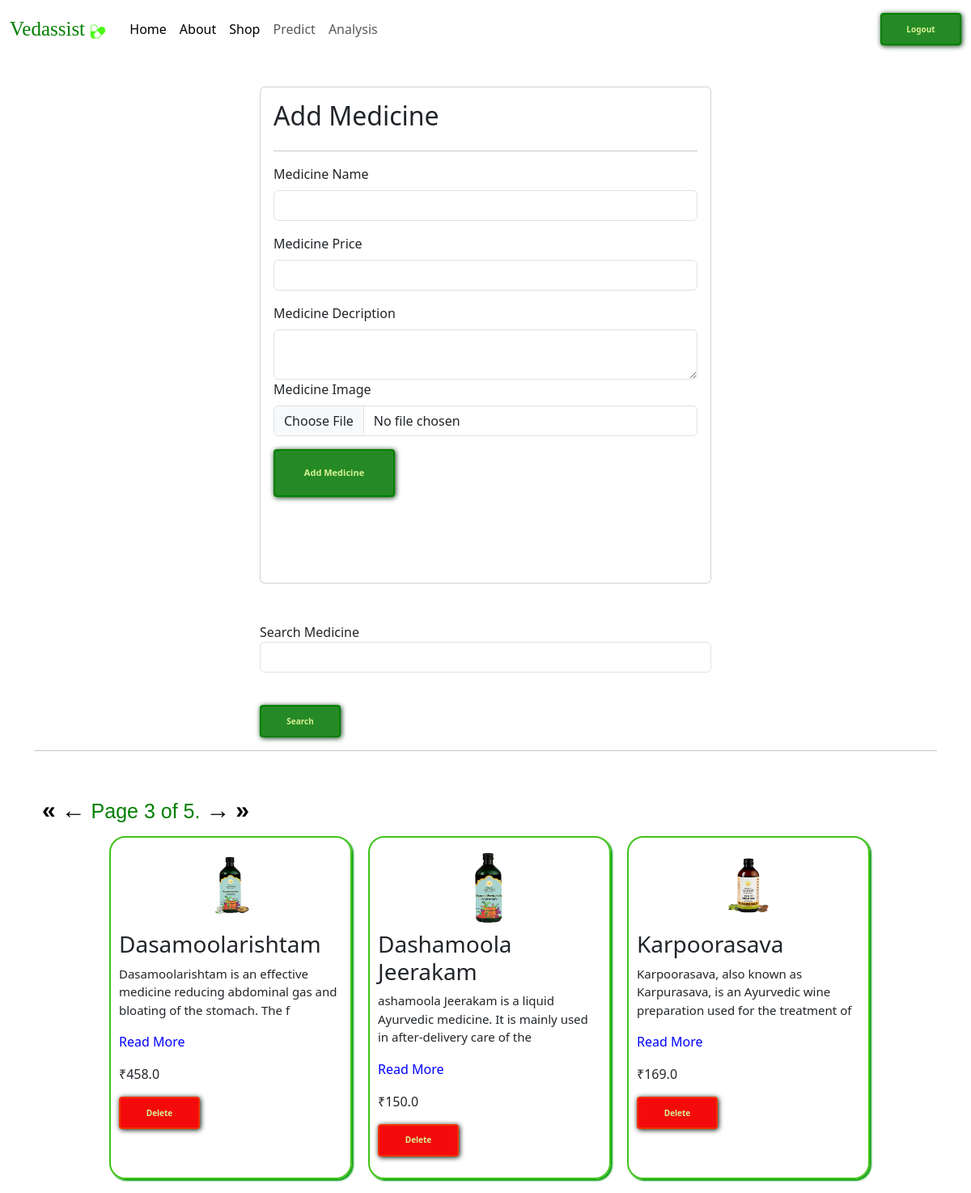
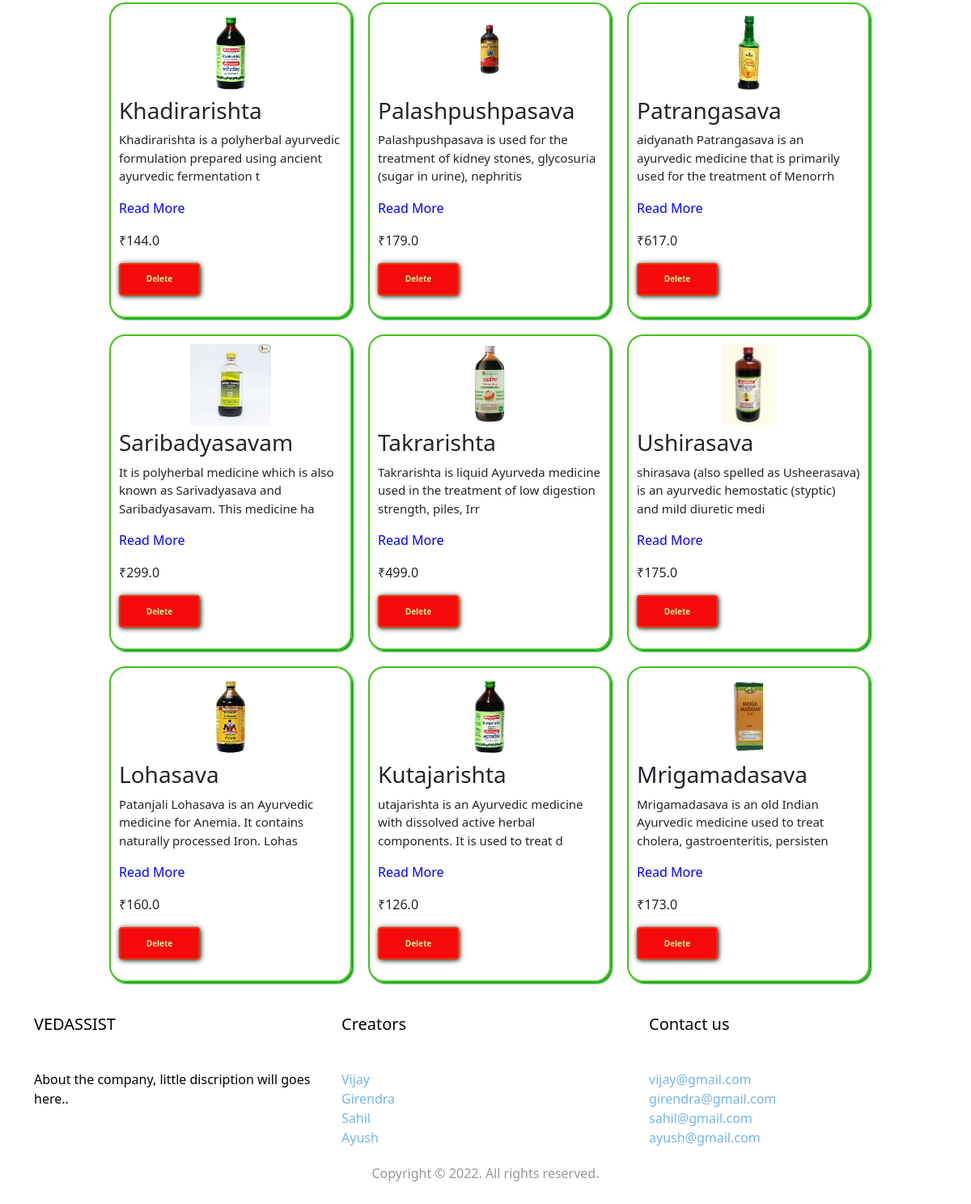
The app's page /medicines/?page=3 (signed in) with its own data (2 pictures, top to bottom).
### vedassist/models.py (models this page shows)
class Medicine(models.Model):
    user =models.ForeignKey(User , on_delete=models.SET_NULL , null=True,blank=True)
    medicine_name = models.CharField(max_length=100)
    medicine_price = models.FloatField(default=10.00)
    medicine_description= models.TextField(default="Default description")
    medicine_image = models.ImageField(upload_to = "medicine")
    medicine_view_count=models.IntegerField(default=1)

### vedassist/views.py (the view, shortened to what this page needs)
# urls.py: path('medicines/' , views.medicines, name="medicines"),
@login_required(login_url='login')
def medicines(request):
    queryset = Medicine.objects.all()
    paginator = Paginator(queryset, 12)
    page_number = request.GET.get("page", 1)
    page_obj = paginator.get_page(page_number)
    context = {'page_obj': page_obj, 'medicines': page_obj}
    return render(request, 'medicines.html', context)

### vedassist/templates/medicines.html (shortened to what this page needs)
{% extends "base.html"%}
{% block start %}
<link rel="stylesheet" href="../static/shop.css">
<h4 class="wel"> Welcome
</h4>
<div class = "container mt-5">
    <form class= "col-6 mx-auto card p-3 shadow.lg" method="POST" enctype="multipart/form-data">
      <h2> Add Medicine </h2>
      <hr>
        <div class="mb-3">
          <label for="exampleInputEmail1" class="form-label">Medicine Name</label>
          <input name="medicine_name"  required type="text" class="form-control">
        </div>
        <div class="mb-3">
          <label for="exampleInputEmail1" class="form-label">Medicine Price</label>
          <input name="medicine_price"  required type="number" class="form-control">
        </div>
        <div class="mb-6">
          <label for="exampleInputPassword1" class="form-label">Medicine Decription</label>
          <textarea class="form-control" name="medicine_description" required> </textarea>
        </div>
        <div class="mb-3">
          <label for="exampleInputPassword1" class="form-label">Medicine Image</label>
          <input name ="medicine_image" required type="file" class="form-control">
        </div>
        <button type="submit" class="btn3" style="font-size: 11px;">Add Medicine</button>
    </form>
    <div class="mt-5">
      <div class="mx-auto col-6">
        <form>
          <div class="mb-3"
            <label for="exampleInputEmail1" class="form-label">Search Medicine</label>
            <input name="search" type="text" class="form-control">
          </div>
          <br>
          <button type="submit" class="btn4">Search</button>
        </form>
    </div>
<hr>
<br>
<div class="pagination">
  <span class="step-links">
    {% if page_obj.has_previous %}
      <a href="?page=1"><button class="pre">&laquo;</button></a>
      <a href="?page={{ page_obj.previous_page_number }}"><button class="pre">←</button></a>
    {% endif %}
    <span class="current">
      Page {{ page_obj.number }} of {{ page_obj.paginator.num_pages }}.
    </span>
    {% if page_obj.has_next %}
      <a href="?page={{ page_obj.next_page_number }}"><button class="pre">→</button></a>
      <a href="?page={{ page_obj.paginator.num_pages }}"><button class="pre">&raquo;</button></a>
    {% endif %}
  </span>
</div>
      <div class="card2">
        {% for medicine in medicines %}
        <div class="card_con2">
          <center><img src ="/media/{{medicine.medicine_image}}" style="height : 100px; margin-bottom: 5px;" ></center>
          <h3>{{medicine.medicine_name}}</h3>
          <p class="text" id="text{{medicine.id}}">{{medicine.medicine_description | slice:"1:100"}}<span class="moretext">{{medicine.medicine_description | slice:"100:"}}</span></p>
          <p class="readmore" id="readmore{{medicine.id}}" onclick="expand({{medicine.id}})">Read More</p>
          <p>
            ₹{{ medicine.medicine_price }}
          </p>
           <p>
            <a href ="/delete-medicine/{{medicine.id}}/"><button class ="btn5">Delete</button></a>
           </p>
        </div>
        {% endfor %}
    </div>
</div>
</div>
{% endblock %}

### vedassist/static/test.css (style rules this page uses)
* { margin: 0; padding: 0; cursor: url(../static/cursor.png),auto; }
.btn3 { padding: 1.1rem 2rem; background: none; border: 2px solid green; font-size: 15px; color: #d7f194; cursor: pointer; position: relative; overflow: hidden; transition: all 0.3s; border-radius: 4px; background-color: rgb(37, 138, 37); font-weight: bolder; box-shadow: 1px 1px 6px #013405; width: 160px; height: 59px; margin-top: 0; margin-bottom: 90px; }
.btn3:before { content: ""; position: absolute; width: 100px; height: 120%; background-color: #b3f50e; top: 50%; transform: skewX(30deg) translate(-150%,-50%); transition: all 0.5s; overflow: hidden; }

### vedassist/static/shop.css (style rules this page uses)
* { margin: 0; padding: 0; cursor: url(../static/cursor.png),auto; }
.card2 { display: flex; justify-content: center; flex-flow: row wrap; gap: 20px; padding-left: 10px; padding-bottom: 20px; }
.card_con2 { width: 300px; height: auto; padding: 10px; border: 2px solid rgb(63, 196, 23); border-radius: 20px; box-shadow:2px 2px 2px #079b13; }
.pagination { padding: 10px; font-size: 25px; font-family: 'Franklin Gothic Medium', 'Arial Narrow', Arial, sans-serif; color: green; }
.pre { border: transparent; background: transparent; font-weight: 600; font-family: 'Franklin Gothic Medium', 'Arial Narrow', Arial, sans-serif; font-size: 30px; }
.wel { color: green; font-family: cursive; z-index: 999; margin-top: 30px; }
.btn3 { padding: 1.1rem 2rem; background: none; border: 2px solid green; font-size: 15px; color: #d7f194; cursor: pointer; position: relative; overflow: hidden; transition: all 0.3s; border-radius: 4px; background-color: rgb(37, 138, 37); font-weight: bolder; box-shadow: 1px 1px 6px #013405; width: 150px; height: 59px; margin-top: 0; margin-bottom: 90px; }
.btn3:before { content: ""; position: absolute; width: 100px; height: 120%; background-color: #b3f50e; top: 50%; transform: skewX(30deg) translate(-150%,-50%); transition: all 0.5s; overflow: hidden; }
.btn4 { padding: 0.65rem 1rem; background: none; border: 2px solid green; font-size: 10px; color: #d7f194; cursor: pointer; position: relative; overflow: hidden; transition: all 0.3s; border-radius: 4px; background-color: rgb(37, 138, 37); font-weight: bolder; box-shadow: 1px 1px 6px #013405; width: 100px; height: 40px; margin-top: 0; }
.btn4:before { content: ""; position: absolute; width: 100px; height: 120%; background-color: #b3f50e; top: 50%; transform: skewX(30deg) translate(-150%,-50%); transition: all 0.5s; overflow: hidden; }
.btn5 { padding: 0.65rem 1rem; background: none; border: 2px solid rgb(243, 49, 5); font-size: 10px; color: #d7f194; cursor: pointer; position: relative; overflow: hidden; transition: all 0.3s; border-radius: 4px; background-color: rgb(244, 10, 10); font-weight: bolder; box-shadow: 1px 1px 6px #020f03; width: 100px; height: 40px; margin-top: 0; }
.btn5:before { content: ""; position: absolute; width: 100px; height: 120%; background-color: #f52d0e; top: 50%; transform: skewX(30deg) translate(-150%,-50%); transition: all 0.5s; overflow: hidden; }
.readmore { color: blue; cursor: pointer; }
.text { font-size: 15px; }

### vedassist/templates/base.html (style rules this page uses)
* { margin: 0; padding: 0; cursor: url('../static/cursor.png'),auto; }

### records on screen
Medicine: medicine_image (picture), medicine_name "Dasamoolarishtam", medicine_description "Dasamoolarishtam is an effective medicine reducing abdominal gas and bloating of the stomach. The f", medicine_price "458.0"
Medicine: medicine_image (picture), medicine_name "Dashamoola Jeerakam", medicine_description "ashamoola Jeerakam is a liquid Ayurvedic medicine. It is mainly used in after-delivery care of the", medicine_price "150.0"
Medicine: medicine_image (picture), medicine_name "Karpoorasava", medicine_description "Karpoorasava, also known as Karpurasava, is an Ayurvedic wine preparation used for the treatment of", medicine_price "169.0"
Medicine: medicine_image (picture), medicine_name "Khadirarishta", medicine_description "Khadirarishta is a polyherbal ayurvedic formulation prepared using ancient ayurvedic fermentation t", medicine_price "144.0"
Medicine: medicine_image (picture), medicine_name "Palashpushpasava", medicine_description "Palashpushpasava is used for the treatment of kidney stones, glycosuria (sugar in urine), nephritis", medicine_price "179.0"
Medicine: medicine_image (picture), medicine_name "Patrangasava", medicine_description "aidyanath Patrangasava is an ayurvedic medicine that is primarily used for the treatment of Menorrh", medicine_price "617.0"
Medicine: medicine_image (picture), medicine_name "Saribadyasavam", medicine_description "It is polyherbal medicine which is also known as Sarivadyasava and Saribadyasavam. This medicine ha", medicine_price "299.0"
Medicine: medicine_image (picture), medicine_name "Takrarishta", medicine_description "Takrarishta is liquid Ayurveda medicine used in the treatment of low digestion strength, piles, Irr", medicine_price "499.0"
Medicine: medicine_image (picture), medicine_name "Ushirasava", medicine_description "shirasava (also spelled as Usheerasava) is an ayurvedic hemostatic (styptic) and mild diuretic medi", medicine_price "175.0"
Medicine: medicine_image (picture), medicine_name "Lohasava", medicine_description "Patanjali Lohasava is an Ayurvedic medicine for Anemia. It contains naturally processed Iron. Lohas", medicine_price "160.0"
Medicine: medicine_image (picture), medicine_name "Kutajarishta", medicine_description "utajarishta is an Ayurvedic medicine with dissolved active herbal components. It is used to treat d", medicine_price "126.0"
Medicine: medicine_image (picture), medicine_name "Mrigamadasava", medicine_description "Mrigamadasava is an old Indian Ayurvedic medicine used to treat cholera, gastroenteritis, persisten", medicine_price "173.0"

### other values on screen
{{ page_obj.number }} "3"
{{ page_obj.paginator.num_pages }} "5"
